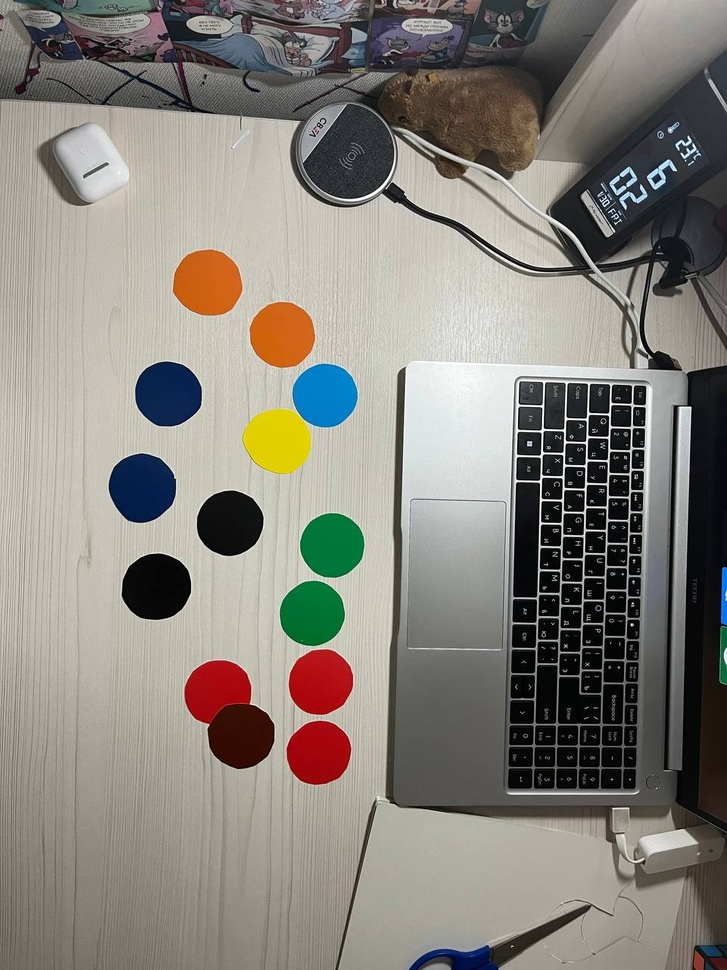
#> input picture КЗ/2 этап/Командные задачи/test.jpg, 727 x 970 px, shrunk from 960 x 1280 before the run, given in place of the camera
$ python thresCalib.py
#> lines starting #> are read from the running program, lines starting #| are printed output that depends on the picture
#> in main, img is the input picture: shape (970, 727, 3); mean B, G, R 123.7, 130.9, 134.7
from cv2 import createTrackbar, getTrackbarPos
import cv2
import numpy as np

def nothing(*arg): pass

def createBars():
    cv2.namedWindow('buttons')
    createTrackbar('blockSize', 'buttons', 3, 255, nothing)
    createTrackbar('C', 'buttons', 0, 255, nothing)
    createTrackbar('sizeBlur', 'buttons', 1, 15, nothing)

def getBars():
    blockSize = getTrackbarPos('blockSize', 'buttons')
    C = getTrackbarPos('C', 'buttons')
    sizeBlur = getTrackbarPos('sizeBlur', 'buttons')
    blockSize = max(3, blockSize // 2 * 2 + 1)
    sizeBlur = max(1, sizeBlur)
    return blockSize, C, sizeBlur

def getBinaryImage(img, blockSize, C, sizeBlur):
#> called with blockSize = 3, C = 0, sizeBlur = 1
    imgGray = cv2.cvtColor(img, cv2.COLOR_BGR2GRAY)
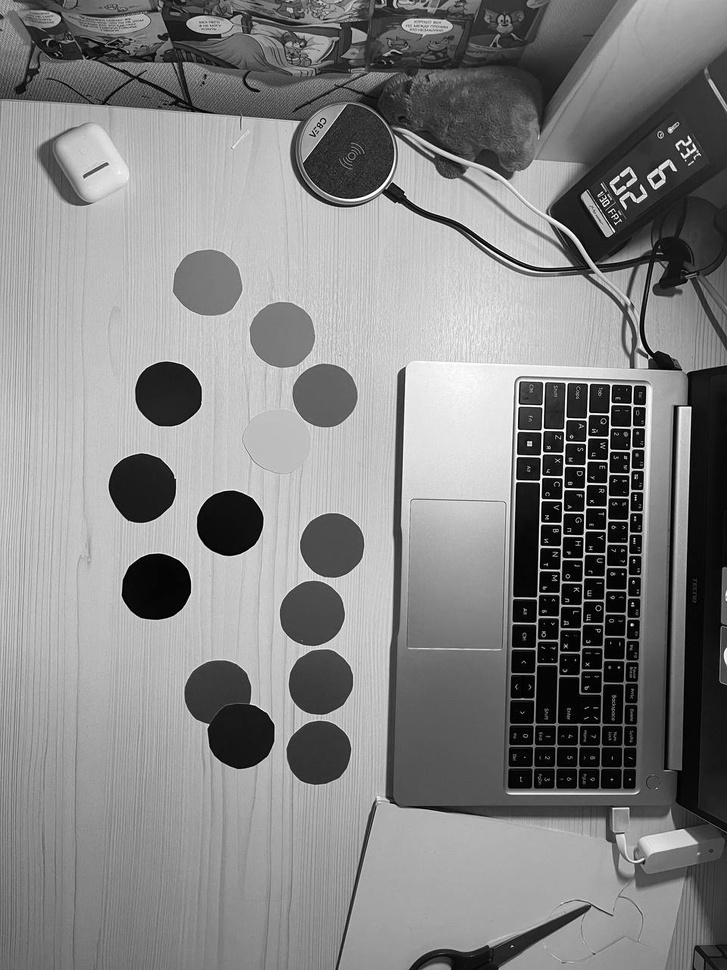
#> imgGray: shape (970, 727); min 0, max 255, mean 131.2
    imgBinary = cv2.adaptiveThreshold(imgGray, 255, cv2.ADAPTIVE_THRESH_MEAN_C, cv2.THRESH_BINARY, blockSize, C)
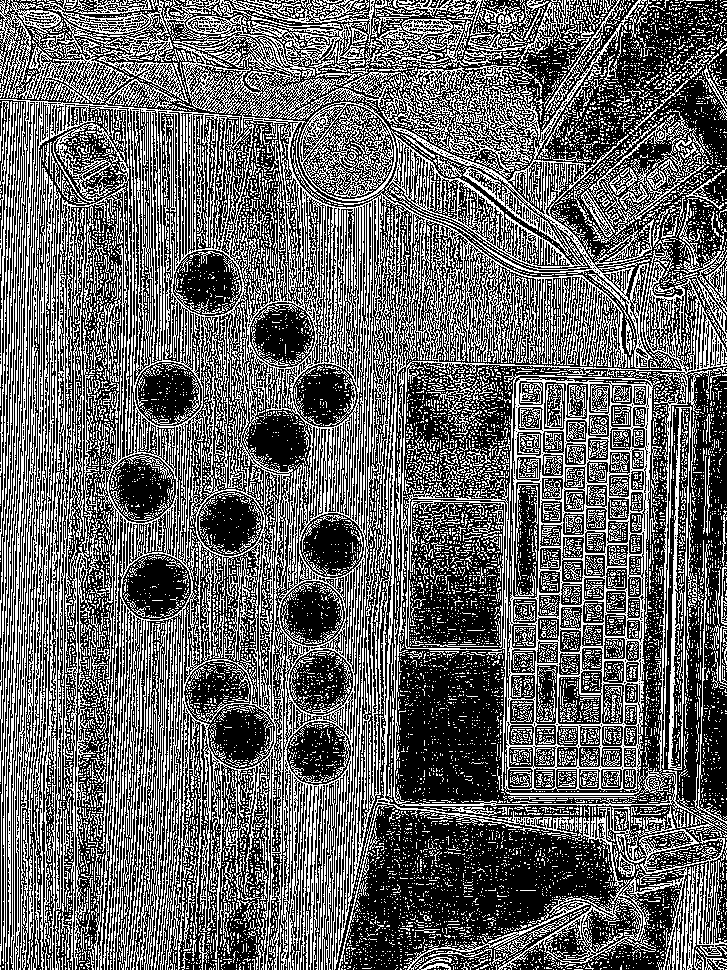
#> imgBinary: shape (970, 727); 39.3% white in thin lines or dots
    imgBinary = cv2.blur(imgBinary, (sizeBlur, sizeBlur))
    return imgBinary

def main():
    cap = cv2.VideoCapture(0)
    createBars()
    while True:
        # img = cv2.imread('test.png')
        _, img = cap.read()
        blockSize, C, sizeBlur = getBars()
        imgBinary = getBinaryImage(img, blockSize, C, sizeBlur)
        imgCross = cv2.bitwise_and(img, img, mask=imgBinary)
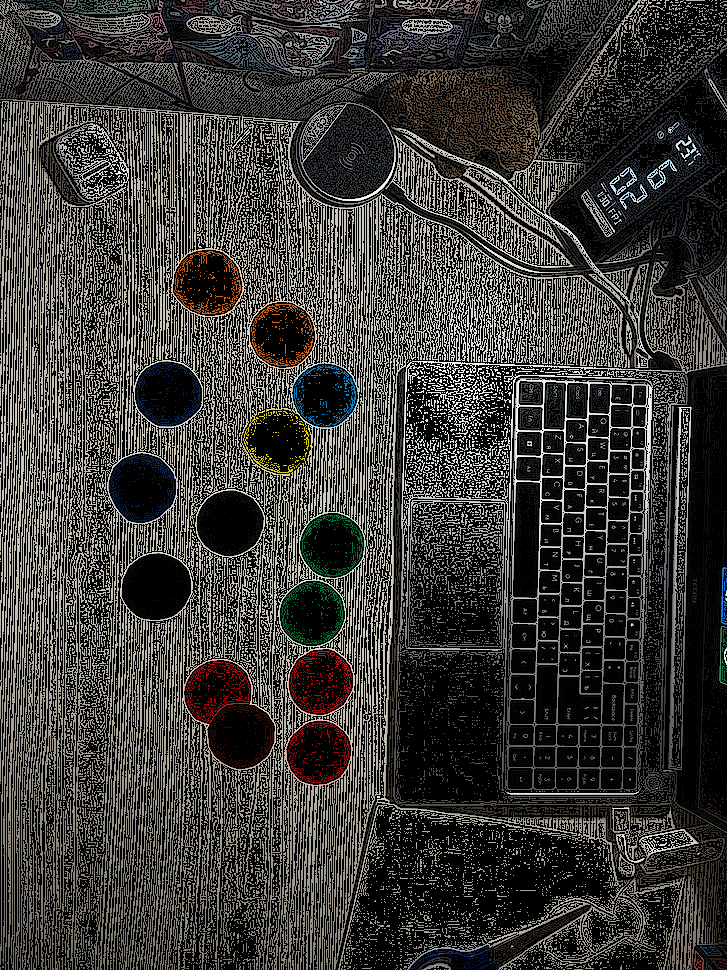
#> imgCross: shape (970, 727, 3); mean B, G, R 55, 57.7, 59.1
        imgBinary = cv2.cvtColor(imgBinary, cv2.COLOR_GRAY2BGR)
#> imgBinary: shape (970, 727, 3); 39.3% white in thin lines or dots
        imgShow = np.concatenate((img, imgBinary, imgCross), axis=1)
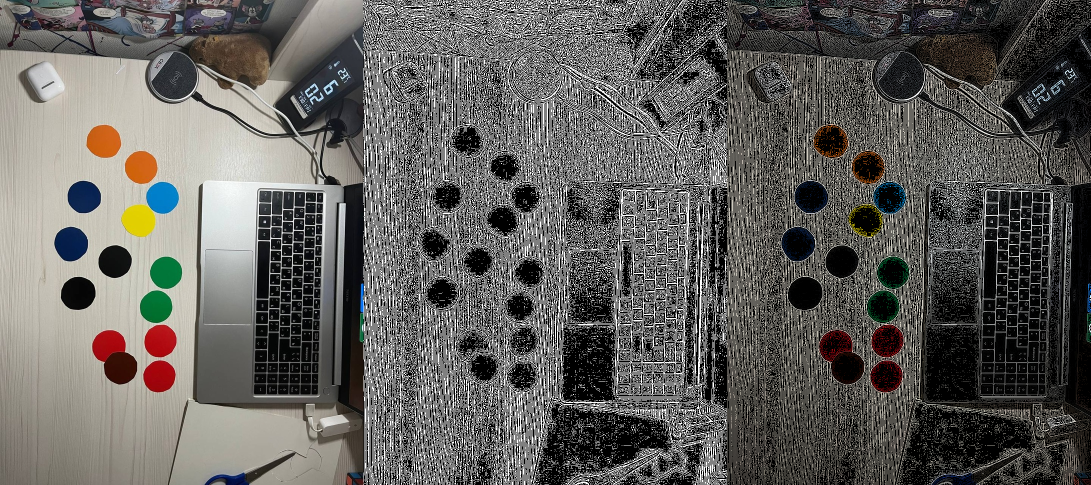
#> imgShow: shape (970, 2181, 3) (shown at 1/2 size); mean B, G, R 93, 96.3, 98
        cv2.imshow('Calib', imgShow)
        if cv2.waitKey(1) == 27: break
#> (key Esc is pressed here)
    print(f'blockSize={blockSize}, C={C}, sizeBlur={sizeBlur}')
    cv2.destroyAllWindows()

if __name__ == '__main__':
    main()

$ run again, on КЗ/2 этап/Командные задачи/aafsdfdas.jpg
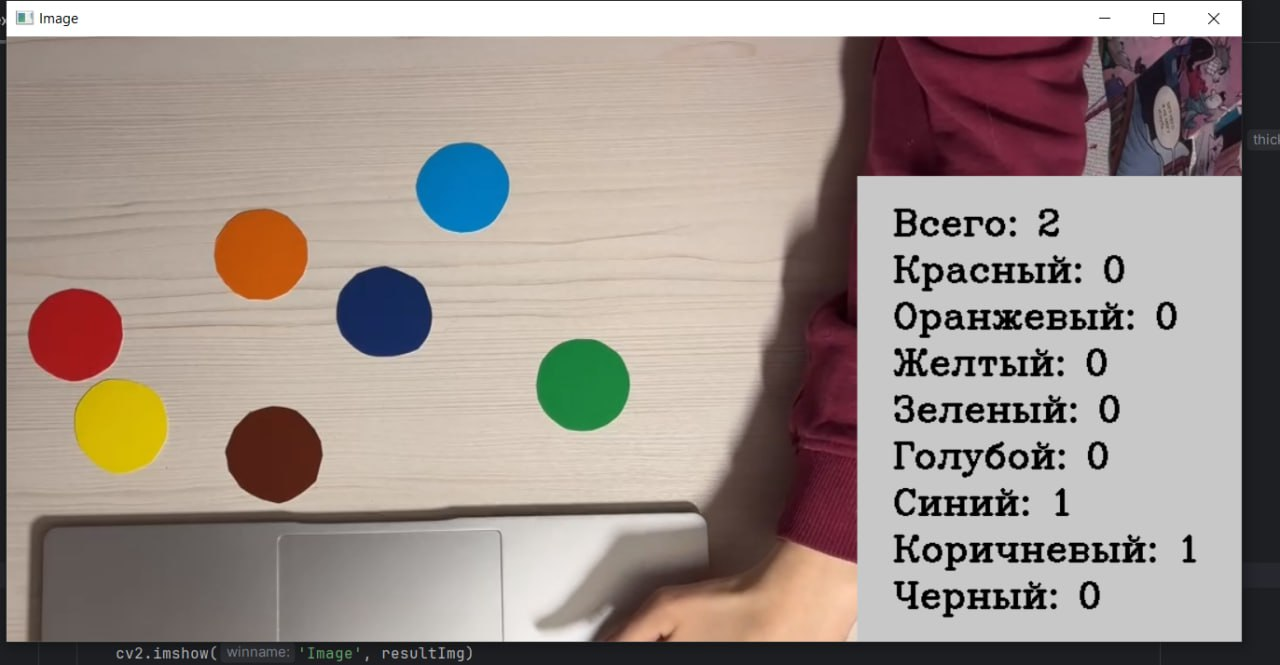
#> input picture КЗ/2 этап/Командные задачи/aafsdfdas.jpg, 1280 x 665 px, given in place of the camera
#> in main, img is the input picture: shape (665, 1280, 3); mean B, G, R 140.5, 146.6, 158.8
#> in getBinaryImage, `imgBinary = cv2.adaptiveThreshold(imgGray, 255, cv2.ADAPTIVE_THRESH_ME..`:
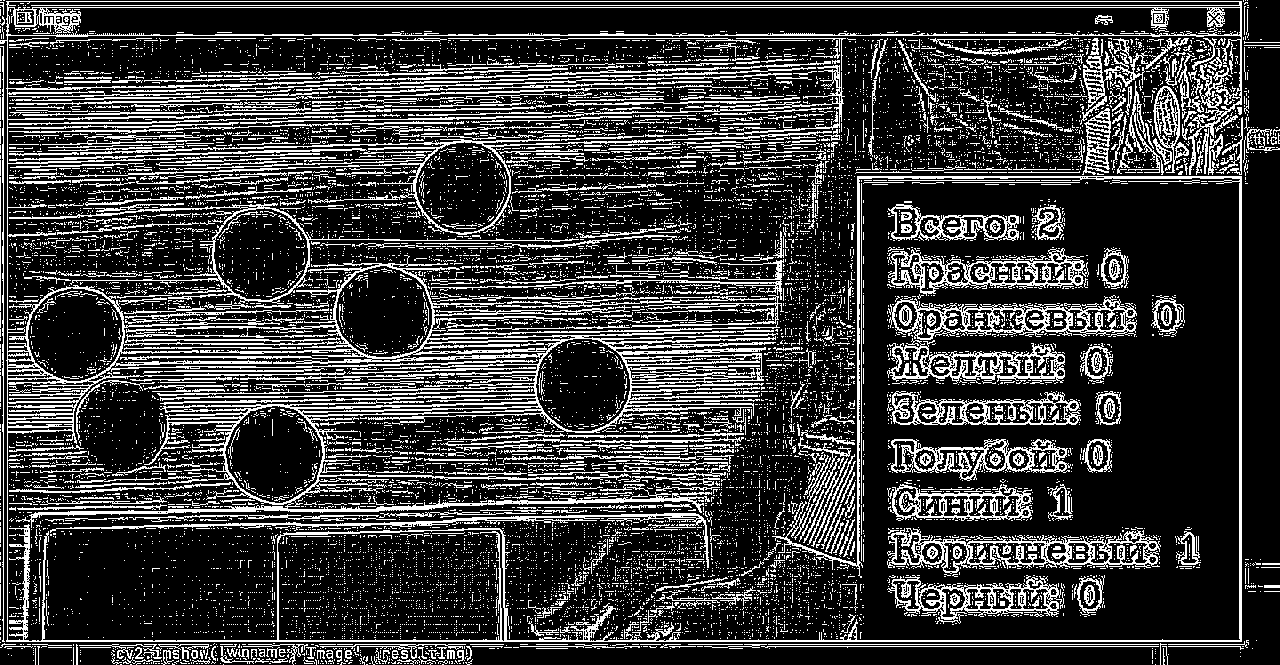
#> imgBinary: shape (665, 1280); 22.8% white in thin lines or dots
#> in main, `imgShow = np.concatenate((img, imgBinary, imgCross), axis=1)`:
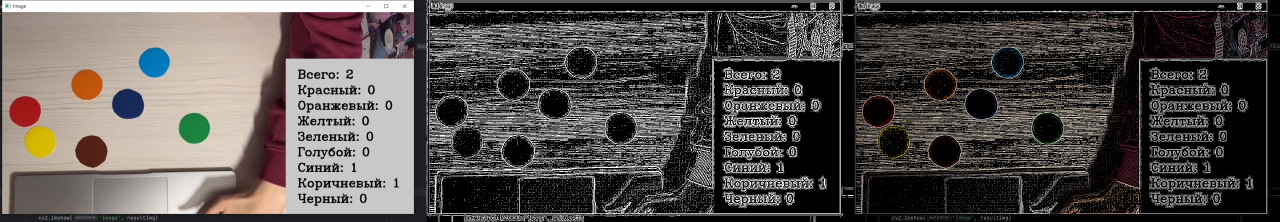
#> imgShow: shape (665, 3840, 3) (shown at 1/3 size); mean B, G, R 77.9, 80.5, 85.5

$ run again, on КЗ/2 этап/Командные задачи/squaeraewrsdrfas.jpg
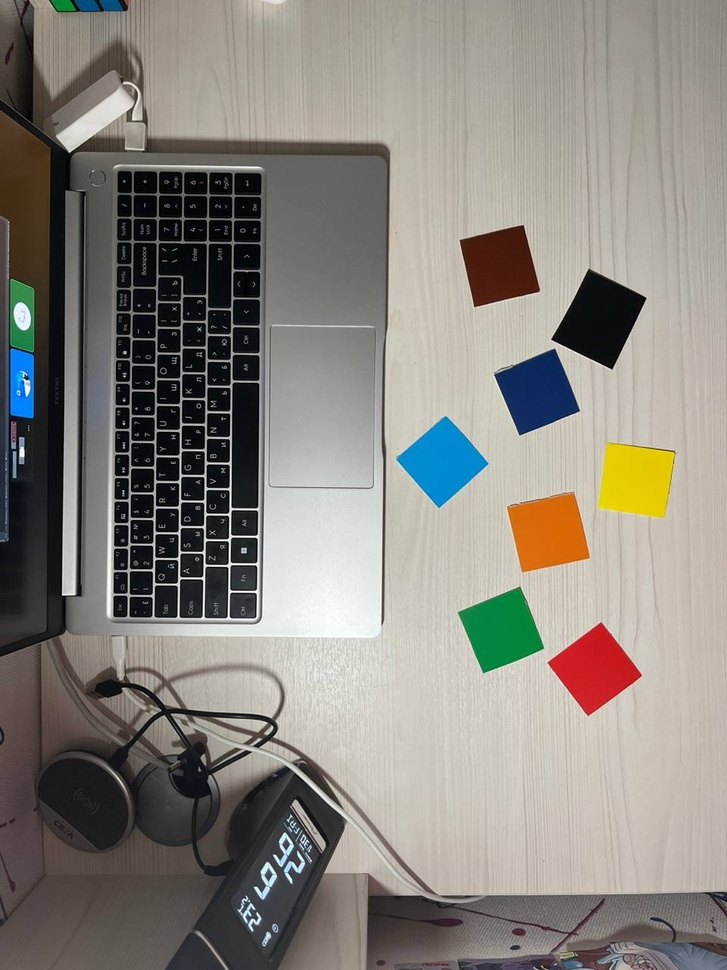
#> input picture КЗ/2 этап/Командные задачи/squaeraewrsdrfas.jpg, 727 x 970 px, shrunk from 960 x 1280 before the run, given in place of the camera
#> in main, img is the input picture: shape (970, 727, 3); mean B, G, R 125.5, 133.1, 136.9
#> in getBinaryImage, `imgBinary = cv2.adaptiveThreshold(imgGray, 255, cv2.ADAPTIVE_THRESH_ME..`:
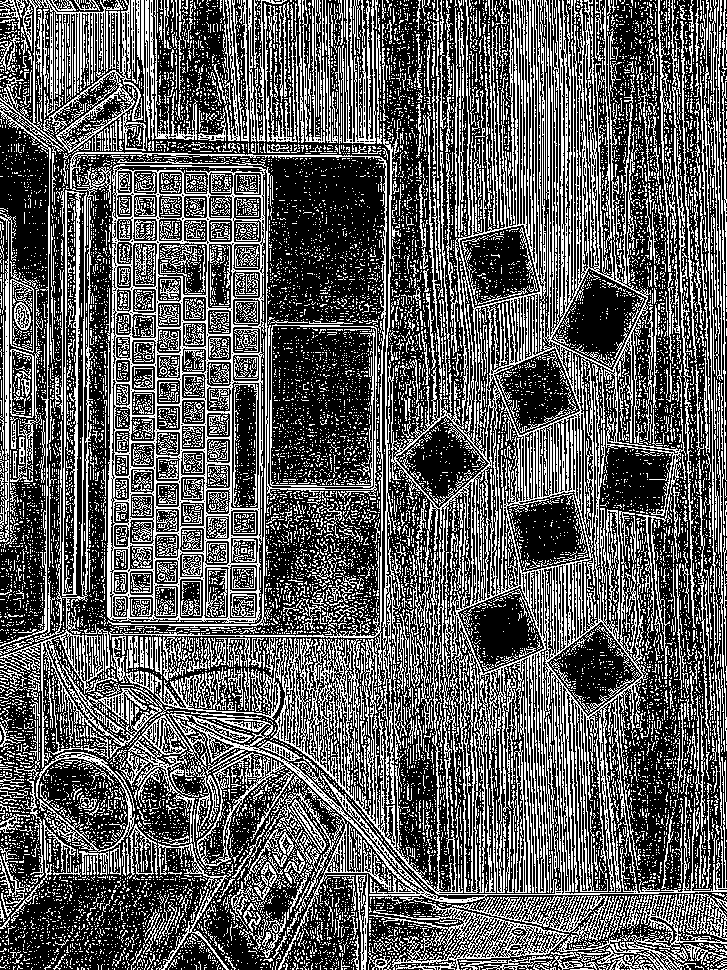
#> imgBinary: shape (970, 727); 36.1% white in thin lines or dots
#> in main, `imgShow = np.concatenate((img, imgBinary, imgCross), axis=1)`:
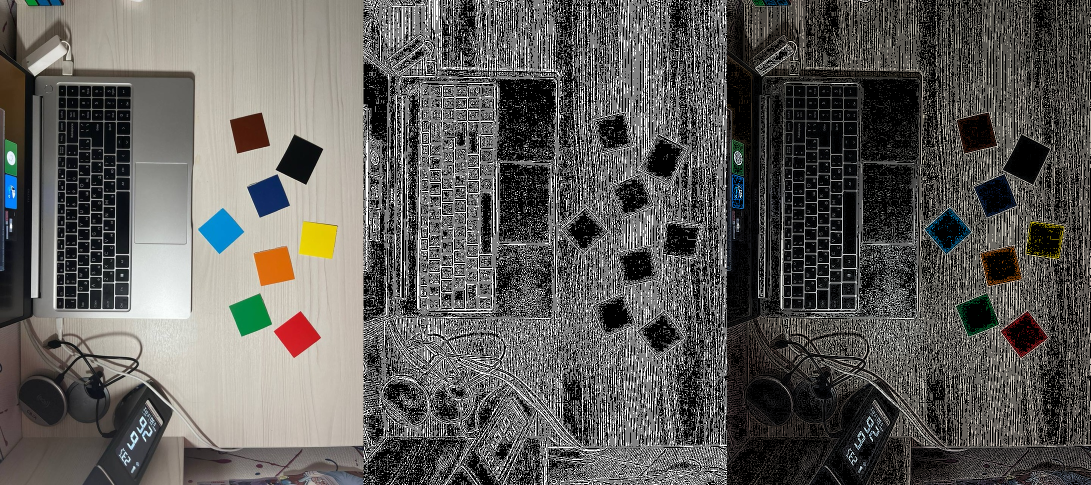
#> imgShow: shape (970, 2181, 3) (shown at 1/2 size); mean B, G, R 89.2, 92.6, 94.2
